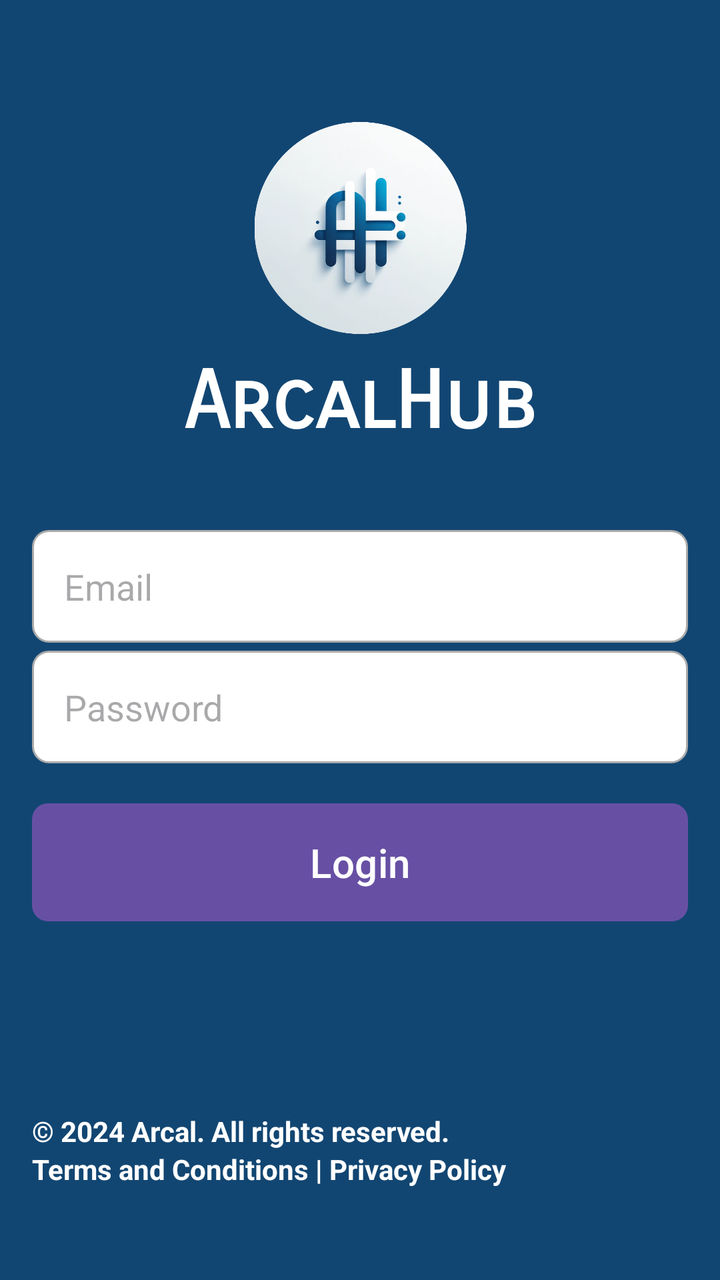
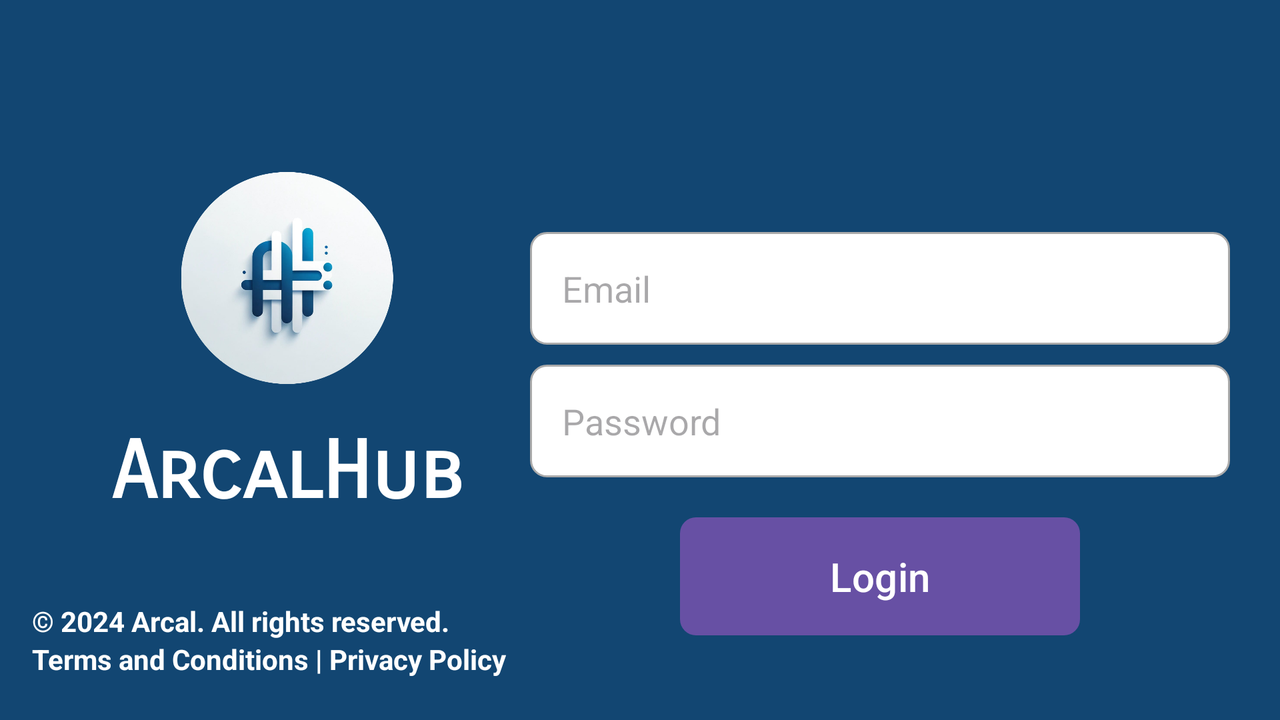

The same Android screen from two of the app's own layout files: first res/layout/ as a phone draws it, then the repository's variant for another configuration, drawn on a device whose configuration selects that folder. Both files follow.
<!-- AndroidManifest.xml: application theme Theme.ProyectoAplicacion -->
<!-- res/layout/activity_login.xml -->
<?xml version="1.0" encoding="utf-8"?>
<androidx.constraintlayout.widget.ConstraintLayout xmlns:android="http://schemas.android.com/apk/res/android"
    xmlns:app="http://schemas.android.com/apk/res-auto"
    xmlns:tools="http://schemas.android.com/tools"
    android:layout_width="match_parent"
    android:layout_height="match_parent"
    android:background="@color/bluedark"
    android:padding="16dp"
    tools:context=".LoginActivity">

    <ImageView
        android:id="@+id/imageView2"
        android:layout_width="125dp"
        android:layout_height="106dp"
        android:layout_marginTop="45dp"
        app:layout_constraintTop_toTopOf="parent"
        app:layout_constraintStart_toStartOf="parent"
        app:layout_constraintEnd_toEndOf="parent"
        app:layout_constraintHorizontal_bias="0.5"
        app:srcCompat="@drawable/icon_circular" />

    <TextView
        android:id="@+id/nameAPP"
        android:layout_width="wrap_content"
        android:layout_height="wrap_content"
        android:layout_marginTop="10dp"
        android:fontFamily="sans-serif-smallcaps"
        android:text="ArcalHub"
        android:textColor="@color/white"
        android:textSize="40dp"
        android:textStyle="bold"
        app:layout_constraintTop_toBottomOf="@+id/imageView2"
        app:layout_constraintStart_toStartOf="parent"
        app:layout_constraintEnd_toEndOf="parent" />

    <EditText
        android:id="@+id/emailEditText"
        style="@style/EditTextStyle"
        android:layout_width="0dp"
        android:layout_height="wrap_content"
        android:layout_marginTop="40dp"
        android:hint="Email"
        android:inputType="textEmailAddress"
        android:padding="16dp"
        app:layout_constraintTop_toBottomOf="@+id/nameAPP"
        app:layout_constraintStart_toStartOf="parent"
        app:layout_constraintEnd_toEndOf="parent" />

    <EditText
        android:id="@+id/passwordEditText"
        style="@style/EditTextStyle"
        android:layout_width="0dp"
        android:layout_height="wrap_content"
        android:layout_marginTop="4dp"
        android:hint="Password"
        android:inputType="textPassword"
        android:padding="16dp"
        app:layout_constraintTop_toBottomOf="@+id/emailEditText"
        app:layout_constraintStart_toStartOf="parent"
        app:layout_constraintEnd_toEndOf="parent" />

    <Button
        android:id="@+id/loginButton"
        style="@style/ButtonStyle"
        android:layout_width="0dp"
        android:layout_height="wrap_content"
        android:layout_marginTop="20dp"
        android:text="Login"
        android:textSize="20dp"
        app:layout_constraintTop_toBottomOf="@+id/passwordEditText"
        app:layout_constraintStart_toStartOf="parent"
        app:layout_constraintEnd_toEndOf="parent" />

    <TextView
        android:id="@+id/textLOPD"
        android:layout_width="wrap_content"
        android:layout_height="wrap_content"
        android:layout_marginTop="54dp"
        android:text="© 2024 Arcal. All rights reserved."
        android:textStyle="bold"
        android:textColor="@color/white"
        app:layout_constraintBottom_toTopOf="@id/terminosycondiciones"
        app:layout_constraintStart_toStartOf="parent" />

    <TextView
        android:id="@+id/terminosycondiciones"
        android:layout_width="wrap_content"
        android:layout_height="wrap_content"
        android:layout_marginTop="50dp"
        android:layout_marginBottom="30dp"
        android:text="Terms and Conditions | Privacy Policy"
        android:linksClickable="true"
        android:textStyle="bold"
        android:textColor="@color/white"
        app:layout_constraintStart_toStartOf="parent"
        app:layout_constraintBottom_toBottomOf="parent" />

</androidx.constraintlayout.widget.ConstraintLayout>
<!-- resources referenced by this layout -->
<resources>
  <color name="bluedark">#124672</color>
  <color name="white">#FFFFFF</color>
  <!-- drawable icon_circular: png bitmap (drawable, 376588 bytes) -->
  <style name="ButtonStyle">
          <item name="android:background">@drawable/button_background</item>
          <item name="android:padding">12dp</item>
          <item name="android:textColor">@android:color/white</item>
          <item name="android:layout_marginTop">16dp</item>
      </style>
  <style name="EditTextStyle">
          <item name="android:background">@drawable/edit_text_background</item>
          <item name="android:padding">12dp</item>
          <item name="android:layout_marginTop">16dp</item>
      </style>
  <!-- from res/values-v23/ -->
  <style name="Theme.ProyectoAplicacion" parent="Base.Theme.ProyectoAplicacion">
          
          <item name="android:navigationBarColor">@android:color/transparent</item>
          <item name="android:statusBarColor">@android:color/transparent</item>
          <item name="android:windowLightStatusBar">?attr/isLightTheme</item>
      </style>
  <!-- drawable button_background (drawable) -->
  <?xml version="1.0" encoding="utf-8"?>
  <shape xmlns:android="http://schemas.android.com/apk/res/android">
      <corners android:radius="8dp"/>
      <solid android:color="@color/purple_200"/>
      <padding android:left="16dp" android:top="10dp" android:right="16dp" android:bottom="10dp"/>
  </shape>
  <!-- drawable edit_text_background (drawable) -->
  <?xml version="1.0" encoding="utf-8"?>
  <shape xmlns:android="http://schemas.android.com/apk/res/android">
      <corners android:radius="8dp"/>
      <solid android:color="@android:color/white"/>
      <stroke android:width="1dp" android:color="@android:color/darker_gray"/>
  </shape>
  <style name="Base.Theme.ProyectoAplicacion" parent="Theme.Material3.DayNight.NoActionBar">
          
          
      </style>
  <color name="purple_200">#BB86FC</color>
</resources>
<!-- res/layout-land/activity_login.xml (the repository's variant of the layout above) -->
<!-- drawn on the phone turned sideways -->
<?xml version="1.0" encoding="utf-8"?>
<androidx.constraintlayout.widget.ConstraintLayout xmlns:android="http://schemas.android.com/apk/res/android"
    xmlns:app="http://schemas.android.com/apk/res-auto"
    xmlns:tools="http://schemas.android.com/tools"
    android:layout_width="match_parent"
    android:layout_height="match_parent"
    android:background="@color/bluedark"
    android:padding="16dp"
    tools:context=".LoginActivity">

    <ImageView
        android:id="@+id/imageView2"
        android:layout_width="125dp"
        android:layout_height="106dp"
        android:layout_marginTop="70dp"
        android:layout_marginStart="65dp"
        app:layout_constraintTop_toTopOf="parent"
        app:layout_constraintStart_toStartOf="parent"
        app:srcCompat="@drawable/icon_circular" />

    <TextView
        android:id="@+id/nameAPP"
        android:layout_width="wrap_content"
        android:layout_height="wrap_content"
        android:layout_marginTop="20dp"
        android:fontFamily="sans-serif-smallcaps"
        android:text="ArcalHub"
        android:textColor="@color/white"
        android:textSize="40dp"
        android:textStyle="bold"
        app:layout_constraintTop_toBottomOf="@+id/imageView2"
        app:layout_constraintStart_toStartOf="parent"
        android:layout_marginStart="40dp"/>

    <EditText
        android:id="@+id/emailEditText"
        style="@style/EditTextStyle"
        android:layout_width="350dp"
        android:layout_height="wrap_content"
        android:layout_marginTop="100dp"
        android:layout_marginEnd="-50dp"
        android:hint="Email"
        android:inputType="textEmailAddress"
        android:padding="16dp"
        app:layout_constraintStart_toEndOf="@id/imageView2"
        app:layout_constraintEnd_toEndOf="parent"
        app:layout_constraintTop_toTopOf="parent"/>

    <EditText
        android:id="@+id/passwordEditText"
        style="@style/EditTextStyle"
        android:layout_width="350dp"
        android:layout_height="wrap_content"
        android:layout_marginTop="10dp"
        android:layout_marginRight="-50dp"
        android:hint="Password"
        android:inputType="textPassword"
        android:padding="16dp"
        app:layout_constraintTop_toBottomOf="@+id/emailEditText"
        app:layout_constraintStart_toEndOf="@id/imageView2"
        app:layout_constraintEnd_toEndOf="parent" />

    <Button
        android:id="@+id/loginButton"
        style="@style/ButtonStyle"
        android:layout_width="200dp"
        android:layout_height="wrap_content"
        android:layout_marginTop="20dp"
        android:layout_marginRight="-50dp"
        android:text="Login"
        android:textSize="20dp"
        app:layout_constraintTop_toBottomOf="@+id/passwordEditText"
        app:layout_constraintStart_toEndOf="@id/imageView2"
        app:layout_constraintEnd_toEndOf="parent" />

    <TextView
        android:id="@+id/textLOPD"
        android:layout_width="wrap_content"
        android:layout_height="wrap_content"
        android:layout_marginTop="54dp"
        android:text="© 2024 Arcal. All rights reserved."
        android:textStyle="bold"
        android:textColor="@color/white"
        app:layout_constraintBottom_toTopOf="@id/terminosycondiciones"
        app:layout_constraintStart_toStartOf="parent" />

    <TextView
        android:id="@+id/terminosycondiciones"
        android:layout_width="wrap_content"
        android:layout_height="wrap_content"
        android:layout_marginTop="50dp"
        android:layout_marginBottom="5dp"
        android:text="Terms and Conditions | Privacy Policy"
        android:linksClickable="true"
        android:textStyle="bold"
        android:textColor="@color/white"
        app:layout_constraintStart_toStartOf="parent"
        app:layout_constraintBottom_toBottomOf="parent" />

</androidx.constraintlayout.widget.ConstraintLayout>
